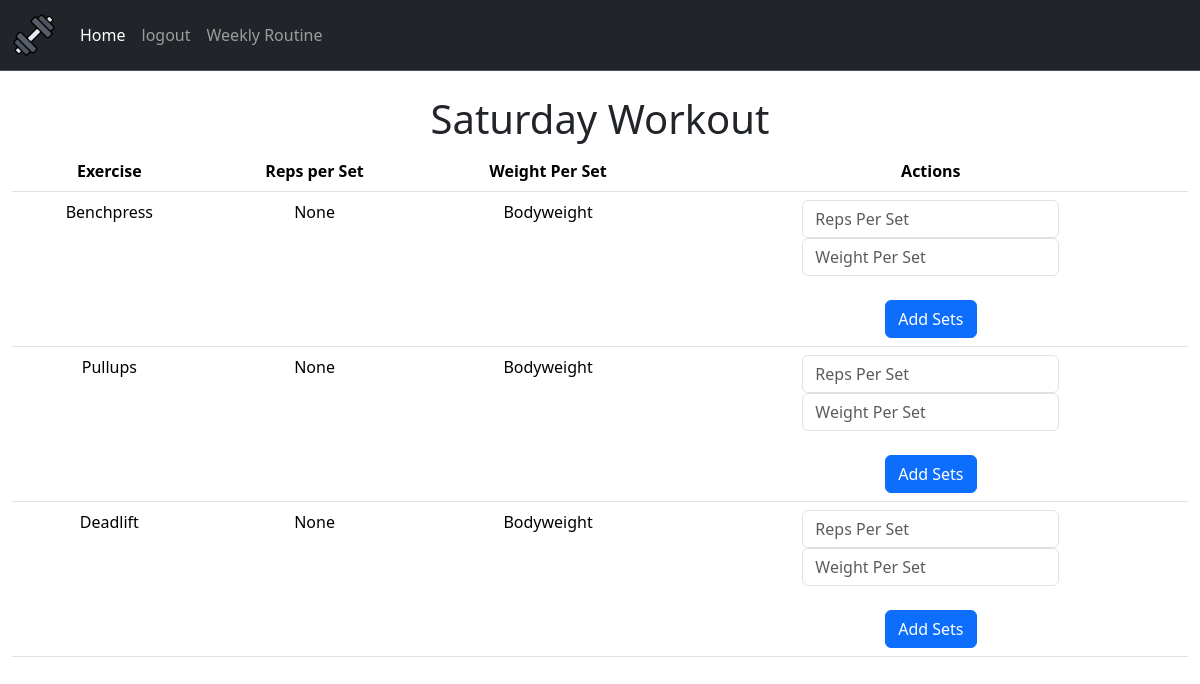
The page /workout/1 (signed in) on the database as committed earlier.
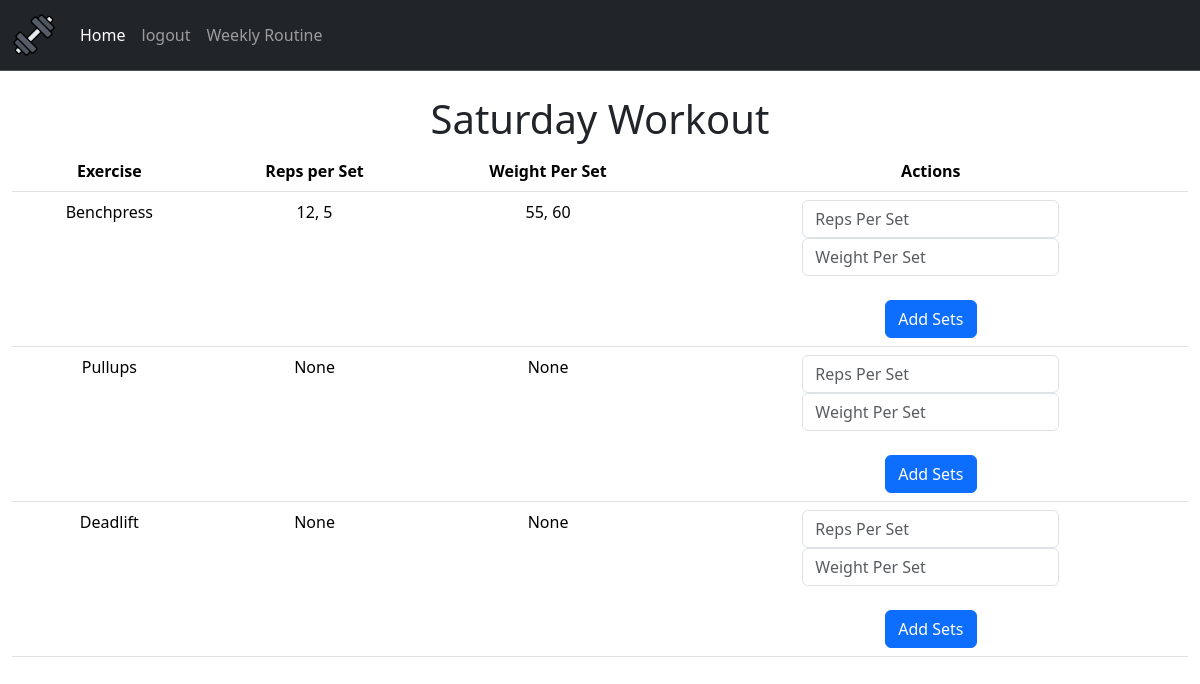
The same page on the database as committed later.
### webapp/tables.py (models this page shows)
class Workout(db.Model):
    id = db.Column(db.Integer, primary_key = True)
    date = db.Column(db.DateTime(timezone=True), default = func.now())
    day = db.Column(db.String(12), nullable = False)
    user_id = db.Column(db.Integer, db.ForeignKey('user.id'))
    workout_number = db.Column(db.Integer, nullable=False, unique=False)

class Exercise(db.Model):
    id = db.Column(db.Integer, primary_key = True)
    name = db.Column(db.String(150), nullable = False,)
    sets = db.Column(db.String(150))
    weight = db.Column(db.String(150))
    workout_id = db.Column(db.Integer, db.ForeignKey('workout.id'))

### webapp/routes.py (the view)
@routes.route("/workout/<int:id>")
@login_required
def workout(id):
    workout_id = id
    user = db.session.query(Workout.user_id).filter_by(id = workout_id).scalar()
    if user is None:
        return redirect(url_for("routes.error"))
    elif user != current_user.id:
        return redirect(url_for("routes.error"))
    workout_day = db.session.query(Workout.day).filter_by(id = workout_id).scalar()
    exercises = db.session.query(Routine.exercise).filter_by(day = workout_day, user_id = current_user.id).all()
    exercises = [exercise[0] for exercise in exercises]
    for exercise in exercises:
        if db.session.query(Exercise).filter_by(name = exercise, workout_id = workout_id).scalar() is None:
            new_exercise = Exercise(name = exercise, workout_id = workout_id)
            db.session.add(new_exercise)
    db.session.commit()
    exercises = db.session.query(Exercise).filter_by(workout_id = workout_id).all()
    return render_template("workout.html", workout_day = workout_day, exercises = exercises, user = user, workoutId = workout_id)

### webapp/templates/workout.html (shortened to what this page needs)
{% extends "layout.html" %}
{% block main%}
<br />
<h1 id="Workout" style="text-align: center">{{ workout_day }} Workout</h1>
<div class="fs-6">
  <div class="container-fluid text-sm-center">
    <table class="table">
      <thead>
        <tr>
          <th scope="col">Exercise</th>
          <th scope="col">Reps per Set</th>
          <th scope="col">Weight Per Set</th>
          <th scope="col">Actions</th>
        </tr>
      </thead>
      {% for exercise in exercises %}
      <tr>
        <td>{{ exercise.name }}</td>
        <td>{{ exercise.sets }}</td>
        <td>{{ exercise.weight }}</td>
        <td>
          <form class="form" action="/addsets" method="post">
            <input
              class="form-control mx-auto w-auto"
              id="sets"
              name="sets"
              type="text"
              placeholder="Reps Per Set"
            />
            <input
              class="form-control mx-auto w-auto"
              id="weight "
              name="weight"
              type="text"
              placeholder="Weight Per Set"
            />
            <br />
            <button class="btn btn-primary mx-auto" id="set-submit" type="submit">
              Add Sets
            </button>
          </form>
        </td>
      </tr>
      {% endfor %}
    </table>
  </div>
</div>
{% endblock %}

### webapp/templates/layout.html (shortened to what this page needs)
<!DOCTYPE html>
<html>
  <head>
    <link
      href="https://cdn.jsdelivr.net/npm/bootstrap@5.3.2/dist/css/bootstrap.min.css"
      rel="stylesheet"
    />
    <link rel="stylesheet" href="{{ url_for('static', filename='styles.css') }}" />
  </head>
  <body>
    <nav
      class="navbar navbar navbar-expand-lg bg-dark border-bottom border-body"
      data-bs-theme="dark"
    >
      <div class="container-fluid">
        <a class="navbar-brand" href="/">
          <img src="{{ url_for('static', filename='icon.png') }}" wdith="50" height="44" alt="Workout Icon">
        </a>
        <div class="collapse navbar-collapse" id="navbarNavAltMarkup">
          <div class="navbar-nav">
            {% if current_user.is_authenticated %}
            <a
              class="nav-link active"
              aria-current="page"
              href="{{ url_for('routes.index') }}"
              >Home</a
            >
            <a class="nav-link" href="{{ url_for('auth.logout') }}">logout</a>
            <a class="nav-link" href="{{ url_for('routes.routine') }}">Weekly Routine</a>
            {% else %}
            <a class="nav-link" href="{{ url_for('auth.login') }}">Login</a>
            <a class="nav-link" href="{{ url_for('auth.register') }}"
              >Register</a
            >
            {% endif %}
          </div>
        </div>
      </div>
    </nav>
    <main>{% block main %}{% endblock %}</main>
  </body>
</html>

Rows that differ between the two databases and show on the page:
changed Exercise "Benchpress": sets "None" → "12, 5"; weight "Bodyweight" → "55, 60"
changed Exercise "Pullups": weight "Bodyweight" → "None"
changed Exercise "Deadlift": weight "Bodyweight" → "None"
